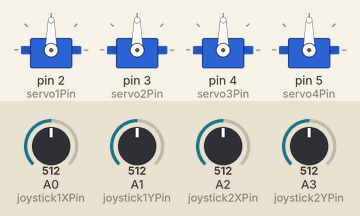
Bench run of a sketch on a simulated Arduino Uno, built with avr-gcc and run on an emulated ATmega328P. Shown: 4 × servo. The inputs (shaded band) are chosen by the test bench; at power-on: A0 (joystick1XPin) = 512, A1 (joystick1YPin) = 512, A2 (joystick2XPin) = 512, A3 (joystick2YPin) = 512.

Above: at 1.2 s.
1.3 s: A0 (joystick1XPin) set to 554
2.8 s: A0 (joystick1XPin) set to 579
At 3.41 s:
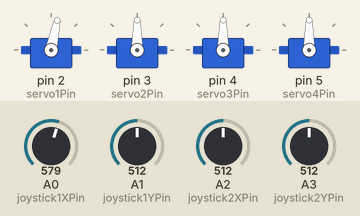
At 4.37 s:
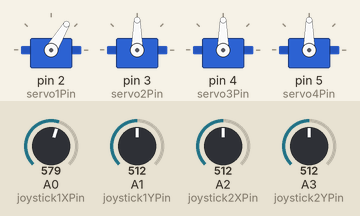
5.8 s: A1 (joystick1YPin) set to 549
8.8 s: A1 (joystick1YPin) set to 575
At 8.99 s:
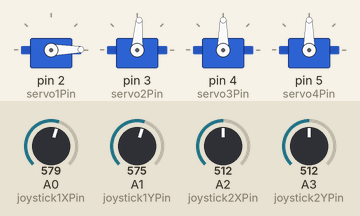
11.8 s: A2 (joystick2XPin) set to 549
14.8 s: A2 (joystick2XPin) set to 576
At 14.99 s:
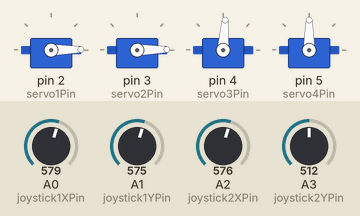
Timing chart, 0 to 18.8 s (numbered marks = the images above; inputs shaded):
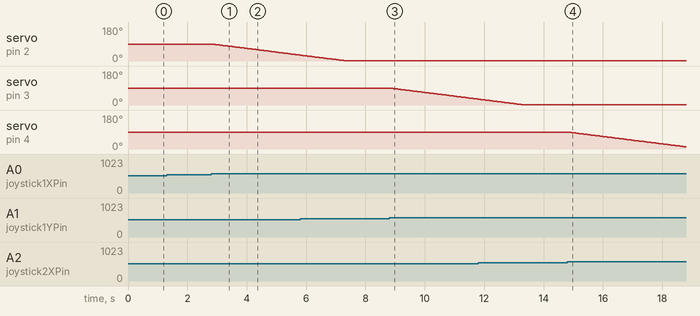

The sketch:

MultiJoystickServosIncrementor.ino
```cpp
//Servo library
#include <Servo.h>

//Make servo objects
Servo servo1;
Servo servo2;
Servo servo3;
Servo servo4;

//Attaching servos to pins. Making variables instead of directly .attach(pin) makes
//it easier to change just one number and makes it easier to understand code
int servo1Pin = 2;
int servo2Pin = 3;
int servo3Pin = 4;
int servo4Pin = 5;

//Potentiometer analog pin assignment. Don't need to have 'A' for 'analog' in front. Just makes for easier identification.
int joystick1XPin = A0;
int joystick1YPin = A1;
int joystick2XPin = A2;
int joystick2YPin = A3;

//Servo's halfway/at rest position
int servo1Position = 90;
int servo2Position = 90;
int servo3Position = 90;
int servo4Position = 90;

//Joystick default speed
int joystick1Acceleration = 0;
int joystick2Acceleration = 0;
int joystick3Acceleration = 0;
int joystick4Acceleration = 0;

void setup()
{
servo1.attach(servo1Pin);
servo2.attach(servo2Pin);
servo3.attach(servo3Pin);
servo4.attach(servo4Pin);
}


void loop()
{
//joystick acceleration breaks joystick's range of motion into 50 equally small parts.
// -512 to provide equal +/- numbers
// +/- 50 to swap directions
// -50. Synchronizes joystick to servos. Rotating joystick clockrise makes servos rotate clockwise
// +50 Reverse joystick and servos controls
// Why -512?
joystick1Acceleration = (analogRead(joystick1XPin) - 512) / -50;
joystick2Acceleration = (analogRead(joystick1YPin) - 512) / -50;
joystick3Acceleration = (analogRead(joystick2XPin) - 512) / -50;
joystick4Acceleration = (analogRead(joystick2YPin) - 512) / -50;

//Mapping position. `constrain` like `map` but limits positioning since not continuous servo
// Updating position like += , -= , /= , *=
servo1Position = constrain((servo1Position + joystick1Acceleration), 1, 180);
servo2Position = constrain((servo2Position + joystick2Acceleration), 1, 180);
servo3Position = constrain((servo3Position + joystick3Acceleration), 1, 180);
servo4Position = constrain((servo4Position + joystick4Acceleration), 1, 180);
//Making servo move to the auto-updating position, servoXPosition
servo1.write(servo1Position);
servo2.write(servo2Position);
servo3.write(servo3Position);
servo4.write(servo4Position);

//controls speed. Found 50 to be sweetspot for speed and smoothness
delay(50);

}
```

Measured:
- the behaviour switches between 561 and 562 on A0 (joystick1XPin) (found by bisection; images 0 and 1)
- the behaviour switches between 561 and 562 on A1 (joystick1YPin) (found by bisection; images 2 and 3)
- the behaviour switches between 561 and 562 on A2 (joystick2XPin) (found by bisection; images 3 and 4)
- after the input at 1.3 s, every drawn part: stays the same
- after the input at 2.8 s, servo on pin 2 (servo1Pin): moves from 90° to 31° over 2.9 s, starting at once
- after the input at 8.8 s, servo on pin 3 (servo2Pin): moves from 90° to 31° over 2.9 s, starting at once
- after the input at 14.8 s, servo on pin 4 (servo3Pin): moves from 90° to 11° over 4.0 s, starting at once
